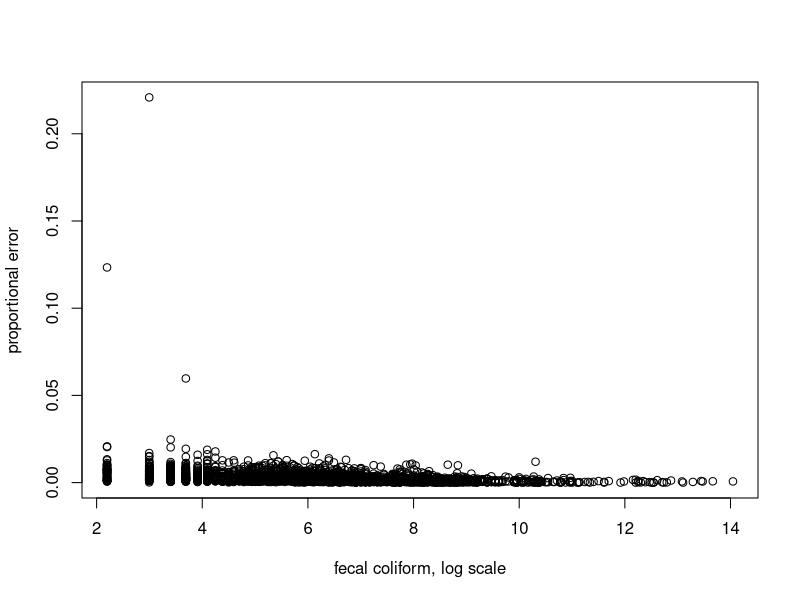

This figure's R source:
library(MASS)

water <- read.csv("clean-waterway-measurements.csv")
n_observations = dim(water)[1]

water_numeric <- apply(water, 2, function(x) as.numeric(as.character(x)))

missing <- apply(water_numeric, 2, function(x) sum(is.na(x))/n_observations)

water_numeric <- as.data.frame(water_numeric[, missing < 0.4])
water_numeric <- na.omit(water_numeric)

fit <- lm(log(fec_col.cts.100ml.) ~ ., data=water_numeric)

f <- MASS::stepAIC(fit)

actual <- resid(f) + fitted(f)

png()
plot(exp(resid(f))/exp(actual) ~ actual,
     ylab="proportional error",
     xlab="fecal coliform, log scale")
dev.off()

write.csv(coef(f), "predictors.csv")


